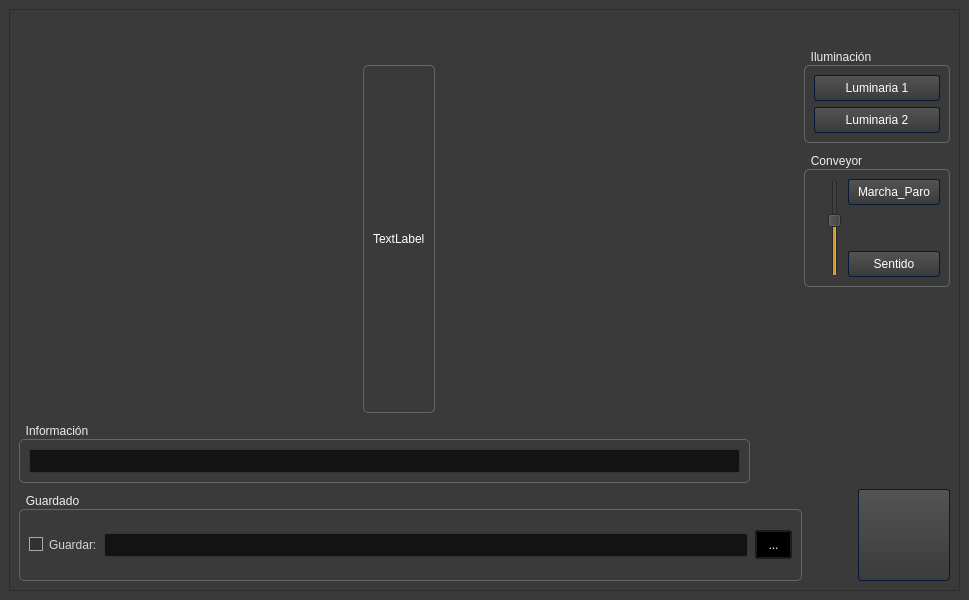
<?xml version="1.0" encoding="UTF-8"?>
<ui version="4.0">
 <class>MainWindow</class>
 <widget class="QMainWindow" name="MainWindow">
  <property name="windowModality">
   <enum>Qt::NonModal</enum>
  </property>
  <property name="enabled">
   <bool>true</bool>
  </property>
  <property name="geometry">
   <rect>
    <x>0</x>
    <y>0</y>
    <width>969</width>
    <height>600</height>
   </rect>
  </property>
  <property name="sizePolicy">
   <sizepolicy hsizetype="Preferred" vsizetype="Preferred">
    <horstretch>0</horstretch>
    <verstretch>0</verstretch>
   </sizepolicy>
  </property>
  <property name="minimumSize">
   <size>
    <width>800</width>
    <height>600</height>
   </size>
  </property>
  <property name="maximumSize">
   <size>
    <width>16777215</width>
    <height>16777215</height>
   </size>
  </property>
  <property name="sizeIncrement">
   <size>
    <width>0</width>
    <height>0</height>
   </size>
  </property>
  <property name="baseSize">
   <size>
    <width>0</width>
    <height>0</height>
   </size>
  </property>
  <property name="windowTitle">
   <string>MainWindow</string>
  </property>
  <property name="styleSheet">
   <string notr="true">/*Copyright (c) DevSec Studio. All rights reserved.

MIT License

Permission is hereby granted, free of charge, to any person obtaining a copy
of this software and associated documentation files (the &quot;Software&quot;), to deal
in the Software without restriction, including without limitation the rights
to use, copy, modify, merge, publish, distribute, sublicense, and/or sell
copies of the Software, and to permit persons to whom the Software is
furnished to do so, subject to the following conditions:

The above copyright notice and this permission notice shall be included in all
copies or substantial portions of the Software.

THE SOFTWARE IS PROVIDED *AS IS*, WITHOUT WARRANTY OF ANY KIND, EXPRESS OR
IMPLIED, INCLUDING BUT NOT LIMITED TO THE WARRANTIES OF MERCHANTABILITY,
FITNESS FOR A PARTICULAR PURPOSE AND NONINFRINGEMENT. IN NO EVENT SHALL THE
AUTHORS OR COPYRIGHT HOLDERS BE LIABLE FOR ANY CLAIM, DAMAGES OR OTHER
LIABILITY, WHETHER IN AN ACTION OF CONTRACT, TORT OR OTHERWISE, ARISING FROM,
OUT OF OR IN CONNECTION WITH THE SOFTWARE OR THE USE OR OTHER DEALINGS IN THE SOFTWARE.
*/

/*-----QWidget-----*/
QWidget
{
	background-color: #3a3a3a;
	color: #fff;
	selection-background-color: #b78620;
	selection-color: #000;

}


/*-----QLabel-----*/
QLabel
{
	background-color: transparent;
	color: #fff;

}


/*-----QMenuBar-----*/
QMenuBar 
{
	background-color: qlineargradient(spread:repeat, x1:1, y1:0, x2:1, y2:1, stop:0 rgba(57, 57, 57, 255),stop:1 rgba(50, 50, 50, 255));
	border: 1px solid #000;
	color: #fff;

}


QMenuBar::item 
{
	background-color: transparent;

}


QMenuBar::item:selected 
{
	background-color: rgba(183, 134, 32, 20%);
	border: 1px solid #b78620;
	color: #fff;

}


QMenuBar::item:pressed 
{
	background-color: rgb(183, 134, 32);
	border: 1px solid #b78620;
	color: #fff;

}


/*-----QMenu-----*/
QMenu
{
    background-color: qlineargradient(spread:repeat, x1:1, y1:0, x2:1, y2:1, stop:0 rgba(57, 57, 57, 255),stop:1 rgba(50, 50, 50, 255));
    border: 1px solid #222;
    padding: 4px;
	color: #fff;

}


QMenu::item
{
    background-color: transparent;
    padding: 2px 20px 2px 20px;

}


QMenu::separator
{
   	background-color: rgb(183, 134, 32);
	height: 1px;

}


QMenu::item:disabled
{
    color: #555;
    background-color: transparent;
    padding: 2px 20px 2px 20px;

}


QMenu::item:selected
{
	background-color: rgba(183, 134, 32, 20%);
	border: 1px solid #b78620;
	color: #fff;

}


/*-----QToolBar-----*/
QToolBar
{
	background-color: qlineargradient(spread:repeat, x1:1, y1:0, x2:1, y2:1, stop:0 rgba(69, 69, 69, 255),stop:1 rgba(58, 58, 58, 255));
	border-top: none;
	border-bottom: 1px solid #4f4f4f;
	border-left: 1px solid #4f4f4f;
	border-right: 1px solid #4f4f4f;

}


QToolBar::separator
{
	background-color: #2e2e2e;
	width: 1px;

}


/*-----QToolButton-----*/
QToolButton 
{
	background-color: transparent;
	color: #fff;
	padding: 5px;
	padding-left: 8px;
	padding-right: 8px;
	margin-left: 1px;
}


QToolButton:hover
{
	background-color: rgba(183, 134, 32, 20%);
	border: 1px solid #252a4f;
	color: #fff;
	
}


QToolButton:pressed
{
	background-color: qlineargradient(spread:repeat, x1:1, y1:0, x2:1, y2:1, stop:0 rgba(57, 57, 57, 255),stop:1 rgba(50, 50, 50, 255));
	border: 1px solid #b78620;

}


QToolButton:checked
{
	background-color: qlineargradient(spread:repeat, x1:1, y1:0, x2:1, y2:1, stop:0 rgba(57, 57, 57, 255),stop:1 rgba(50, 50, 50, 255));
	border: 1px solid #222;
}


/*-----QPushButton-----*/
QPushButton
{
	background-color: qlineargradient(spread:repeat, x1:1, y1:0, x2:1, y2:1, stop:0 rgba(84, 84, 84, 255),stop:1 rgba(59, 59, 59, 255));
	color: #ffffff;
	min-width: 80px;
	border-style: solid;
	border-width: 1px;
	border-radius: 3px;
	border-color: #051a39;
	padding: 5px;

}


QPushButton::flat
{
	background-color: transparent;
	border: none;
	color: #fff;

}


QPushButton::disabled
{
	background-color: #404040;
	color: #656565;
	border-color: #051a39;

}


QPushButton::hover
{
	background-color: rgba(245, 73, 39, 20%);
	border: 1px solid #252a4f;

}


QPushButton::pressed
{
	background-color: qlineargradient(spread:repeat, x1:1, y1:0, x2:1, y2:1, stop:0 rgba(74, 74, 74, 255),stop:1 rgba(133, 104, 66, 255));
	border: 1px solid #b78620;

}


QPushButton::checked
{
	background-color: qlineargradient(spread:repeat, x1:1, y1:0, x2:1, y2:1, stop:0 rgba(74, 74, 74, 255),stop:1 rgba(133, 104, 66, 255));
	border: 1px solid #222;

}

/*-----QLineEdit-----*/
QLineEdit
{
	background-color: #131313;
	color : #eee;
	border: 1px solid #343434;
	border-radius: 2px;
	padding: 3px;
	padding-left: 5px;

}


/*-----QPlainTExtEdit-----*/
QPlainTextEdit
{
	background-color: #131313;
	color : #eee;
	border: 1px solid #343434;
	border-radius: 2px;
	padding: 3px;
	padding-left: 5px;

}


/*-----QTabBar-----*/
QTabBar::tab
{
	background-color: qlineargradient(spread:repeat, x1:1, y1:0, x2:1, y2:1, stop:0 rgba(84, 84, 84, 255),stop:1 rgba(59, 59, 59, 255));
	color: #ffffff;
	border-style: solid;
	border-width: 1px;
	border-color: #666;
	border-bottom: none;
	padding: 5px;
	padding-left: 15px;
	padding-right: 15px;

}


QTabWidget::pane 
{
	background-color: red;
	border: 1px solid #666;
	top: 1px;

}


QTabBar::tab:last
{
	margin-right: 0; 

}


QTabBar::tab:first:!selected
{
	background-color: #0c0c0d;
	margin-left: 0px;

}


QTabBar::tab:!selected
{
	color: #b1b1b1;
	border-bottom-style: solid;
	background-color: #0c0c0d;

}


QTabBar::tab:selected
{
	margin-bottom: 0px;

}


QTabBar::tab:!selected:hover
{
	border-top-color: #b78620;

}


/*-----QComboBox-----*/
QComboBox
{
    background-color: qlineargradient(spread:repeat, x1:1, y1:0, x2:1, y2:1, stop:0 rgba(84, 84, 84, 255),stop:1 rgba(59, 59, 59, 255));
    border: 1px solid #000;
    padding-left: 6px;
    color: #ffffff;
    height: 20px;

}


QComboBox::disabled
{
	background-color: #404040;
	color: #656565;
	border-color: #051a39;

}


QComboBox:on
{
    background-color: #b78620;
	color: #000;

}


QComboBox QAbstractItemView
{
    background-color: #383838;
    color: #ffffff;
    border: 1px solid black;
    selection-background-color: #b78620;
    outline: 0;

}


QComboBox::drop-down
{
	background-color: qlineargradient(spread:repeat, x1:1, y1:0, x2:1, y2:1, stop:0 rgba(57, 57, 57, 255),stop:1 rgba(50, 50, 50, 255));
    subcontrol-origin: padding;
    subcontrol-position: top right;
    width: 15px;
    border-left-width: 1px;
    border-left-color: black;
    border-left-style: solid; 

}


QComboBox::down-arrow
{
    image: url(://arrow-down.png);
    width: 8px;
    height: 8px;
}


/*-----QSpinBox &amp; QDateTimeEdit-----*/
QSpinBox,
QDateTimeEdit 
{
    background-color: #131313;
	color : #eee;
	border: 1px solid #343434;
	padding: 3px;
	padding-left: 5px;
    border-radius : 2px;

}


QSpinBox::up-button, 
QDateTimeEdit::up-button
{
	border-top-right-radius:2px;
	background-color: #777777;
    width: 16px; 
    border-width: 1px;

}


QSpinBox::up-button:hover, 
QDateTimeEdit::up-button:hover
{
	background-color: #585858;

}


QSpinBox::up-button:pressed, 
QDateTimeEdit::up-button:pressed
{
	background-color: #252525;
    width: 16px; 
    border-width: 1px;

}


QSpinBox::up-arrow,
QDateTimeEdit::up-arrow
{
    image: url(://arrow-up.png);
    width: 7px;
    height: 7px;

}


QSpinBox::down-button, 
QDateTimeEdit::down-button
{
	border-bottom-right-radius:2px;
	background-color: #777777;
    width: 16px; 
    border-width: 1px;

}


QSpinBox::down-button:hover, 
QDateTimeEdit::down-button:hover
{
	background-color: #585858;

}


QSpinBox::down-button:pressed, 
QDateTimeEdit::down-button:pressed
{
	background-color: #252525;
    width: 16px; 
    border-width: 1px;

}


QSpinBox::down-arrow,
QDateTimeEdit::down-arrow
{
    image: url(://arrow-down.png);
    width: 7px;
    height: 7px;

}


/*-----QGroupBox-----*/
QGroupBox 
{
    border: 1px solid;
    border-color: #666666;
	border-radius: 5px;
    margin-top: 20px;

}


QGroupBox::title  
{
    background-color: transparent;
    color: #eee;
    subcontrol-origin: margin;
    padding: 5px;
	border-top-left-radius: 3px;
	border-top-right-radius: 3px;

}


/*-----QHeaderView-----*/
QHeaderView::section
{
    background-color: qlineargradient(spread:repeat, x1:1, y1:0, x2:1, y2:1, stop:0 rgba(60, 60, 60, 255),stop:1 rgba(50, 50, 50, 255));
	border: 1px solid #000;
    color: #fff;
    text-align: left;
	padding: 4px;
	
}


QHeaderView::section:disabled
{
    background-color: #525251;
    color: #656565;

}


QHeaderView::section:checked
{
    background-color: qlineargradient(spread:repeat, x1:1, y1:0, x2:1, y2:1, stop:0 rgba(60, 60, 60, 255),stop:1 rgba(50, 50, 50, 255));
    color: #fff;

}


QHeaderView::section::vertical::first,
QHeaderView::section::vertical::only-one
{
    border-top: 1px solid #353635;

}


QHeaderView::section::vertical
{
    border-top: 1px solid #353635;

}


QHeaderView::section::horizontal::first,
QHeaderView::section::horizontal::only-one
{
    border-left: 1px solid #353635;

}


QHeaderView::section::horizontal
{
    border-left: 1px solid #353635;

}


QTableCornerButton::section
{
    background-color: qlineargradient(spread:repeat, x1:1, y1:0, x2:1, y2:1, stop:0 rgba(60, 60, 60, 255),stop:1 rgba(50, 50, 50, 255));
	border: 1px solid #000;
    color: #fff;

}


/*-----QTreeWidget-----*/
QTreeView
{
	show-decoration-selected: 1;
	alternate-background-color: #3a3a3a;
	selection-color: #fff;
	background-color: #2d2d2d;
	border: 1px solid gray;
	padding-top : 5px;
	color: #fff;
	font: 8pt;

}


QTreeView::item:selected
{
	color:#fff;
	background-color: #b78620;
	border-radius: 0px;

}


QTreeView::item:!selected:hover
{
    background-color: #262626;
    border: none;
    color: white;

}


QTreeView::branch:has-children:!has-siblings:closed,
QTreeView::branch:closed:has-children:has-siblings 
{
	image: url(://tree-closed.png);

}


QTreeView::branch:open:has-children:!has-siblings,
QTreeView::branch:open:has-children:has-siblings  
{
	image: url(://tree-open.png);

}


/*-----QListView-----*/
QListView 
{
	background-color: qlineargradient(spread:repeat, x1:1, y1:0, x2:1, y2:1, stop:0 rgba(83, 83, 83, 255),stop:0.293269 rgba(81, 81, 81, 255),stop:0.634615 rgba(79, 79, 79, 255),stop:1 rgba(83, 83, 83, 255));
    border : none;
    color: white;
    show-decoration-selected: 1; 
    outline: 0;
	border: 1px solid gray;

}


QListView::disabled 
{
	background-color: #656565;
	color: #1b1b1b;
    border: 1px solid #656565;

}


QListView::item 
{
	background-color: #2d2d2d;
    padding: 1px;

}


QListView::item:alternate 
{
    background-color: #3a3a3a;

}


QListView::item:selected 
{
	background-color: #b78620;
	border: 1px solid #b78620;
	color: #fff;

}


QListView::item:selected:!active 
{
	background-color: #b78620;
	border: 1px solid #b78620;
	color: #fff;

}


QListView::item:selected:active 
{
	background-color: #b78620;
	border: 1px solid #b78620;
	color: #fff;

}


QListView::item:hover {
    background-color: #262626;
    border: none;
    color: white;

}


/*-----QCheckBox-----*/
QCheckBox
{
	background-color: transparent;
    color: lightgray;
	border: none;

}


QCheckBox::indicator
{
    background-color: #323232;
    border: 1px solid darkgray;
    width: 12px;
    height: 12px;

}

QCheckBox::indicator:checked {
    image: url(:/ico/gui_check_yes_icon_157194.ico);
    border: 1px solid #3a546e;
}

QCheckBox::indicator:unchecked:hover
{
	border: 1px solid #b78620; 

}


QCheckBox::disabled
{
	color: #656565;

}


QCheckBox::indicator:disabled
{
	background-color: #656565;
	color: #656565;
    border: 1px solid #656565;

}


/*-----QRadioButton-----*/
QRadioButton 
{
	color: lightgray;
	background-color: transparent;

}


QRadioButton::indicator::unchecked:hover 
{
	background-color: lightgray;
	border: 2px solid #b78620;
	border-radius: 6px;
}


QRadioButton::indicator::checked 
{
	border: 2px solid #b78620;
	border-radius: 6px;
	background-color: rgba(183,134,32,20%);  
	width: 9px; 
	height: 9px; 

}


/*-----QSlider-----*/
QSlider::groove:horizontal 
{
	background-color: transparent;
	height: 3px;

}


QSlider::sub-page:horizontal 
{
	background-color: #b78620;

}


QSlider::add-page:horizontal 
{
	background-color: #131313;

}


QSlider::handle:horizontal 
{
	background-color: #b78620;
	width: 14px;
	margin-top: -6px;
	margin-bottom: -6px;
	border-radius: 6px;

}


QSlider::handle:horizontal:hover 
{
	background-color: #d89e25;
	border-radius: 6px;

}


QSlider::sub-page:horizontal:disabled 
{
	background-color: #bbb;
	border-color: #999;

}


QSlider::add-page:horizontal:disabled 
{
	background-color: #eee;
	border-color: #999;

}


QSlider::handle:horizontal:disabled 
{
	background-color: #eee;
	border: 1px solid #aaa;
	border-radius: 3px;

}


/*-----QScrollBar-----*/
QScrollBar:horizontal
{
    border: 1px solid #222222;
    background-color: #3d3d3d;
    height: 15px;
    margin: 0px 16px 0 16px;

}


QScrollBar::handle:horizontal
{
	background-color: qlineargradient(spread:repeat, x1:1, y1:0, x2:1, y2:1, stop:0 rgba(97, 97, 97, 255),stop:1 rgba(90, 90, 90, 255));
	border: 1px solid #2d2d2d;
    min-height: 20px;

}


QScrollBar::add-line:horizontal
{
	background-color: qlineargradient(spread:repeat, x1:1, y1:0, x2:1, y2:1, stop:0 rgba(97, 97, 97, 255),stop:1 rgba(90, 90, 90, 255));
	border: 1px solid #2d2d2d;
    width: 15px;
    subcontrol-position: right;
    subcontrol-origin: margin;

}


QScrollBar::sub-line:horizontal
{
	background-color: qlineargradient(spread:repeat, x1:1, y1:0, x2:1, y2:1, stop:0 rgba(97, 97, 97, 255),stop:1 rgba(90, 90, 90, 255));
	border: 1px solid #2d2d2d;
    width: 15px;
    subcontrol-position: left;
    subcontrol-origin: margin;

}


QScrollBar::right-arrow:horizontal
{
    image: url(://arrow-right.png);
    width: 6px;
    height: 6px;

}


QScrollBar::left-arrow:horizontal
{
    image: url(://arrow-left.png);
    width: 6px;
    height: 6px;

}


QScrollBar::add-page:horizontal, QScrollBar::sub-page:horizontal
{
    background: none;

}


QScrollBar:vertical
{
    background-color: #3d3d3d;
    width: 16px;
	border: 1px solid #2d2d2d;
    margin: 16px 0px 16px 0px;

}


QScrollBar::handle:vertical
{
    background-color: qlineargradient(spread:repeat, x1:1, y1:0, x2:1, y2:1, stop:0 rgba(97, 97, 97, 255),stop:1 rgba(90, 90, 90, 255));
	border: 1px solid #2d2d2d;
    min-height: 20px;

}


QScrollBar::add-line:vertical
{
	background-color: qlineargradient(spread:repeat, x1:1, y1:0, x2:1, y2:1, stop:0 rgba(97, 97, 97, 255),stop:1 rgba(90, 90, 90, 255));
	border: 1px solid #2d2d2d;
    height: 15px;
    subcontrol-position: bottom;
    subcontrol-origin: margin;

}


QScrollBar::sub-line:vertical
{
	background-color: qlineargradient(spread:repeat, x1:1, y1:0, x2:1, y2:1, stop:0 rgba(97, 97, 97, 255),stop:1 rgba(90, 90, 90, 255));
	border: 1px solid #2d2d2d;
    height: 15px;
    subcontrol-position: top;
    subcontrol-origin: margin;

}


QScrollBar::up-arrow:vertical
{
    image: url(://arrow-up.png);
    width: 6px;
    height: 6px;

}


QScrollBar::down-arrow:vertical
{
    image: url(://arrow-down.png);
    width: 6px;
    height: 6px;

}


QScrollBar::add-page:vertical, QScrollBar::sub-page:vertical
{
    background: none;

}


/*-----QProgressBar-----*/
QProgressBar
{
    border: 1px solid #666666;
    text-align: center;
	color: #000;
	font-weight: bold;

}


QProgressBar::chunk
{
    background-color: #b78620;
    width: 30px;
    margin: 0.5px;

}

</string>
  </property>
  <widget class="QWidget" name="centralwidget">
   <layout class="QGridLayout" name="gridLayout">
    <item row="1" column="0">
     <widget class="QFrame" name="frame">
      <property name="sizePolicy">
       <sizepolicy hsizetype="Expanding" vsizetype="Expanding">
        <horstretch>0</horstretch>
        <verstretch>0</verstretch>
       </sizepolicy>
      </property>
      <property name="frameShape">
       <enum>QFrame::StyledPanel</enum>
      </property>
      <property name="frameShadow">
       <enum>QFrame::Raised</enum>
      </property>
      <layout class="QGridLayout" name="gridLayout_2">
       <item row="0" column="0">
        <layout class="QHBoxLayout" name="horizontalLayout">
         <item>
          <widget class="QLabel" name="label_2">
           <property name="text">
            <string/>
           </property>
           <property name="pixmap">
            <pixmap resource="ICONO/resource.qrc">:/ico/logoVISARM-removebg-preview.ico</pixmap>
           </property>
          </widget>
         </item>
         <item>
          <spacer name="horizontalSpacer">
           <property name="orientation">
            <enum>Qt::Horizontal</enum>
           </property>
           <property name="sizeHint" stdset="0">
            <size>
             <width>40</width>
             <height>20</height>
            </size>
           </property>
          </spacer>
         </item>
         <item>
          <widget class="QLabel" name="ICO_UPV">
           <property name="maximumSize">
            <size>
             <width>200</width>
             <height>45</height>
            </size>
           </property>
           <property name="text">
            <string/>
           </property>
           <property name="pixmap">
            <pixmap resource="ICONO/resource.qrc">:/ico/logo4.0yUPV.png</pixmap>
           </property>
           <property name="scaledContents">
            <bool>true</bool>
           </property>
          </widget>
         </item>
        </layout>
       </item>
       <item row="1" column="0">
        <layout class="QHBoxLayout" name="horizontalLayout_2">
         <item>
          <spacer name="horizontalSpacer_3">
           <property name="orientation">
            <enum>Qt::Horizontal</enum>
           </property>
           <property name="sizeHint" stdset="0">
            <size>
             <width>40</width>
             <height>20</height>
            </size>
           </property>
          </spacer>
         </item>
         <item>
          <widget class="QGroupBox" name="groupBox">
           <property name="enabled">
            <bool>true</bool>
           </property>
           <property name="title">
            <string/>
           </property>
           <property name="alignment">
            <set>Qt::AlignCenter</set>
           </property>
           <property name="flat">
            <bool>false</bool>
           </property>
           <property name="checkable">
            <bool>false</bool>
           </property>
           <layout class="QGridLayout" name="gridLayout_8">
            <item row="0" column="0">
             <widget class="QLabel" name="Image">
              <property name="text">
               <string>TextLabel</string>
              </property>
             </widget>
            </item>
           </layout>
          </widget>
         </item>
         <item>
          <spacer name="verticalSpacer">
           <property name="orientation">
            <enum>Qt::Vertical</enum>
           </property>
           <property name="sizeHint" stdset="0">
            <size>
             <width>20</width>
             <height>40</height>
            </size>
           </property>
          </spacer>
         </item>
         <item>
          <spacer name="horizontalSpacer_2">
           <property name="orientation">
            <enum>Qt::Horizontal</enum>
           </property>
           <property name="sizeHint" stdset="0">
            <size>
             <width>40</width>
             <height>20</height>
            </size>
           </property>
          </spacer>
         </item>
         <item>
          <layout class="QVBoxLayout" name="verticalLayout_2">
           <item>
            <widget class="QGroupBox" name="GroupBoxIluminacion">
             <property name="title">
              <string>Iluminación</string>
             </property>
             <layout class="QVBoxLayout" name="verticalLayout">
              <item>
               <widget class="QPushButton" name="ButtonLuminaria1">
                <property name="text">
                 <string>Luminaria 1</string>
                </property>
                <property name="checkable">
                 <bool>true</bool>
                </property>
                <property name="checked">
                 <bool>false</bool>
                </property>
                <property name="autoDefault">
                 <bool>false</bool>
                </property>
                <property name="flat">
                 <bool>false</bool>
                </property>
               </widget>
              </item>
              <item>
               <widget class="QPushButton" name="ButtonLuminaria2">
                <property name="text">
                 <string>Luminaria 2</string>
                </property>
                <property name="checkable">
                 <bool>true</bool>
                </property>
               </widget>
              </item>
             </layout>
            </widget>
           </item>
           <item>
            <widget class="QGroupBox" name="groupBoxConveyor">
             <property name="maximumSize">
              <size>
               <width>16777215</width>
               <height>150</height>
              </size>
             </property>
             <property name="cursor">
              <cursorShape>ArrowCursor</cursorShape>
             </property>
             <property name="title">
              <string>Conveyor</string>
             </property>
             <layout class="QFormLayout" name="formLayout">
              <item row="1" column="1">
               <layout class="QVBoxLayout" name="verticalLayout_7">
                <item>
                 <widget class="QPushButton" name="ButtonMarcha_Paro">
                  <property name="text">
                   <string>Marcha_Paro</string>
                  </property>
                  <property name="checkable">
                   <bool>true</bool>
                  </property>
                 </widget>
                </item>
                <item>
                 <spacer name="verticalSpacer_3">
                  <property name="orientation">
                   <enum>Qt::Vertical</enum>
                  </property>
                  <property name="sizeHint" stdset="0">
                   <size>
                    <width>20</width>
                    <height>40</height>
                   </size>
                  </property>
                 </spacer>
                </item>
                <item>
                 <widget class="QPushButton" name="ButtonSentido">
                  <property name="text">
                   <string>Sentido</string>
                  </property>
                  <property name="checkable">
                   <bool>true</bool>
                  </property>
                 </widget>
                </item>
               </layout>
              </item>
              <item row="1" column="0">
               <layout class="QHBoxLayout" name="horizontalLayout_5">
                <item>
                 <widget class="QLabel" name="label">
                  <property name="maximumSize">
                   <size>
                    <width>50</width>
                    <height>250</height>
                   </size>
                  </property>
                  <property name="text">
                   <string/>
                  </property>
                  <property name="pixmap">
                   <pixmap resource="ICONO/resource.qrc">:/ico/scale1.ico</pixmap>
                  </property>
                  <property name="scaledContents">
                   <bool>true</bool>
                  </property>
                 </widget>
                </item>
                <item>
                 <widget class="QSlider" name="speedSliderConveyor">
                  <property name="enabled">
                   <bool>true</bool>
                  </property>
                  <property name="tabletTracking">
                   <bool>false</bool>
                  </property>
                  <property name="acceptDrops">
                   <bool>false</bool>
                  </property>
                  <property name="autoFillBackground">
                   <bool>false</bool>
                  </property>
                  <property name="minimum">
                   <number>0</number>
                  </property>
                  <property name="maximum">
                   <number>255</number>
                  </property>
                  <property name="value">
                   <number>150</number>
                  </property>
                  <property name="orientation">
                   <enum>Qt::Vertical</enum>
                  </property>
                  <property name="invertedAppearance">
                   <bool>false</bool>
                  </property>
                  <property name="invertedControls">
                   <bool>false</bool>
                  </property>
                 </widget>
                </item>
               </layout>
              </item>
             </layout>
            </widget>
           </item>
           <item>
            <spacer name="verticalSpacer_2">
             <property name="orientation">
              <enum>Qt::Vertical</enum>
             </property>
             <property name="sizeHint" stdset="0">
              <size>
               <width>20</width>
               <height>40</height>
              </size>
             </property>
            </spacer>
           </item>
          </layout>
         </item>
        </layout>
       </item>
       <item row="2" column="0">
        <layout class="QHBoxLayout" name="horizontalLayout_3">
         <item>
          <widget class="QGroupBox" name="groupBox_2">
           <property name="title">
            <string>Información</string>
           </property>
           <layout class="QVBoxLayout" name="verticalLayout_5">
            <item>
             <widget class="QLineEdit" name="lineEdit_Info"/>
            </item>
           </layout>
          </widget>
         </item>
         <item>
          <spacer name="horizontalSpacer_5">
           <property name="orientation">
            <enum>Qt::Horizontal</enum>
           </property>
           <property name="sizeType">
            <enum>QSizePolicy::Minimum</enum>
           </property>
           <property name="sizeHint" stdset="0">
            <size>
             <width>200</width>
             <height>5</height>
            </size>
           </property>
          </spacer>
         </item>
        </layout>
       </item>
       <item row="4" column="0">
        <layout class="QGridLayout" name="gridLayout_4">
         <item row="0" column="5">
          <layout class="QGridLayout" name="gridLayout_3"/>
         </item>
         <item row="0" column="2">
          <layout class="QGridLayout" name="gridLayout_6">
           <item row="0" column="0">
            <widget class="QGroupBox" name="groupBox_3">
             <property name="title">
              <string>Guardado</string>
             </property>
             <property name="checkable">
              <bool>false</bool>
             </property>
             <layout class="QHBoxLayout" name="horizontalLayout_4">
              <item>
               <widget class="QCheckBox" name="checkBox">
                <property name="text">
                 <string>Guardar:</string>
                </property>
                <property name="checked">
                 <bool>false</bool>
                </property>
               </widget>
              </item>
              <item>
               <widget class="QLineEdit" name="lineEdit_Path"/>
              </item>
              <item>
               <widget class="QToolButton" name="toolButton_">
                <property name="text">
                 <string>...</string>
                </property>
                <property name="iconSize">
                 <size>
                  <width>16</width>
                  <height>16</height>
                 </size>
                </property>
                <property name="checkable">
                 <bool>false</bool>
                </property>
               </widget>
              </item>
             </layout>
            </widget>
           </item>
           <item row="0" column="1">
            <spacer name="horizontalSpacer_4">
             <property name="orientation">
              <enum>Qt::Horizontal</enum>
             </property>
             <property name="sizeType">
              <enum>QSizePolicy::Minimum</enum>
             </property>
             <property name="sizeHint" stdset="0">
              <size>
               <width>50</width>
               <height>20</height>
              </size>
             </property>
            </spacer>
           </item>
          </layout>
         </item>
         <item row="0" column="4">
          <layout class="QVBoxLayout" name="verticalLayout_4">
           <item>
            <widget class="QPushButton" name="ButtonLaunch">
             <property name="minimumSize">
              <size>
               <width>92</width>
               <height>92</height>
              </size>
             </property>
             <property name="text">
              <string/>
             </property>
             <property name="icon">
              <iconset resource="ICONO/resource.qrc">
               <normaloff>:/ico/play_icon_134504.ico</normaloff>
               <normalon>:/ico/pause_icon_134502.ico</normalon>
               <disabledoff>:/ico/play_icon_134504.ico</disabledoff>:/ico/play_icon_134504.ico</iconset>
             </property>
             <property name="iconSize">
              <size>
               <width>70</width>
               <height>70</height>
              </size>
             </property>
             <property name="checkable">
              <bool>true</bool>
             </property>
             <property name="checked">
              <bool>false</bool>
             </property>
             <property name="autoRepeat">
              <bool>false</bool>
             </property>
             <property name="autoExclusive">
              <bool>false</bool>
             </property>
            </widget>
           </item>
          </layout>
         </item>
        </layout>
       </item>
      </layout>
     </widget>
    </item>
   </layout>
  </widget>
 </widget>
 <resources>
  <include location="ICONO/resource.qrc"/>
 </resources>
 <connections/>
</ui>
